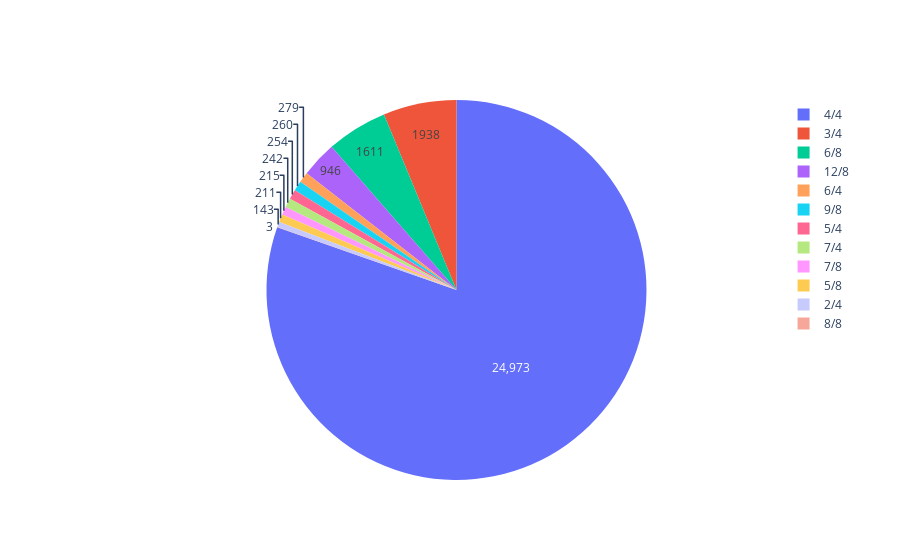

Notebook source saved alongside this figure:
### Code cell
file_name_and_tags = get_filenames_and_tags()
dataset = {}  # Dictionary to store NumPy arrays along with their tags
time_signatures = []  # List to store the first dimensions for the histogram
unique_time_sig = set()  # Set to store unique second dimensions

for midi_path, midi_tags in tqdm(file_name_and_tags.items()):
    try:
        drum_track_info = get_info(read_midi(midi_path))
        time_sig = (drum_track_info['time_sig_num'], drum_track_info['time_sig_denom'])
        time_signatures.append(time_sig)
        if time_sig not in unique_time_sig:
            print(f"{time_sig} -> {midi_path} \n")
        unique_time_sig.add(time_sig)
    except Exception as e:
        print(f"Error processing file {midi_path}: {str(e)}")
        continue

# Plot a histogram of the first dimensions of the NumPy arrays
time_sig_counter = collections.Counter(time_signatures)
print("Counts of each unique time signature:")
for _time_sig, _count in time_sig_counter.items():
    print(f"Time Signature: {_time_sig}, Count: {_count}")

# Splitting the time signatures and their counts into separate lists for plotting
labels = [f'{num}/{denom}' for num, denom in time_sig_counter.keys()]
values = list(time_sig_counter.values())

# Creating the pie chart
trace = go.Pie(labels=labels, values=values, hoverinfo='label+percent', textinfo='value')

# Displaying the plot
go.Figure(data=[trace]).show()

### Figure 1 — Plotly figure (JSON) as saved in the notebook; plotly's stock layout.template omitted (floating-point values rounded to 4 significant figures)
{"data": [{"hoverinfo": "label+percent", "labels": ["4/4", "7/4", "3/4", "5/4", "7/8", "6/8", "12/8", "2/4", "6/4", "8/8", "5/8", "9/8"], "textinfo": "value", "type": "pie", "values": [24973, 242, 1938, 254, 215, 1611, 946, 143, 279, 3, 211, 260]}], "layout": {}}
